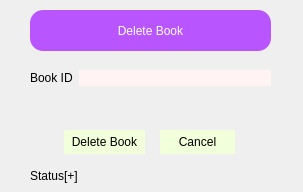
<?xml version="1.0" encoding="UTF-8"?>
<ui version="4.0">
 <class>DeleteBook</class>
 <widget class="QDialog" name="DeleteBook">
  <property name="geometry">
   <rect>
    <x>0</x>
    <y>0</y>
    <width>303</width>
    <height>192</height>
   </rect>
  </property>
  <property name="windowTitle">
   <string>Delete Book</string>
  </property>
  <property name="styleSheet">
   <string notr="true">QPushButton{
background-color: rgb(242, 255, 219);

font: 350 9pt &quot;Segoe UI Variable Text Semiligh&quot;;

border-radius:20%;
border:2px;
font: 12pt &quot;Segoe UI&quot;;
}
QPushButton:hover{
        background-color: rgb(255, 231, 212)
}
</string>
  </property>
  <widget class="QWidget" name="formLayoutWidget">
   <property name="geometry">
    <rect>
     <x>30</x>
     <y>70</y>
     <width>241</width>
     <height>41</height>
    </rect>
   </property>
   <layout class="QFormLayout" name="formLayout">
    <item row="0" column="0">
     <widget class="QLabel" name="BookID">
      <property name="text">
       <string>Book ID</string>
      </property>
     </widget>
    </item>
    <item row="0" column="1">
     <widget class="QLineEdit" name="txtBookID">
      <property name="styleSheet">
       <string notr="true">background-color: rgb(255, 244, 243);
border-radius:18%;
</string>
      </property>
     </widget>
    </item>
   </layout>
  </widget>
  <widget class="QPushButton" name="btnDeleteBook">
   <property name="geometry">
    <rect>
     <x>64</x>
     <y>130</y>
     <width>81</width>
     <height>24</height>
    </rect>
   </property>
   <property name="text">
    <string>Delete Book</string>
   </property>
  </widget>
  <widget class="QPushButton" name="btnCancel">
   <property name="geometry">
    <rect>
     <x>160</x>
     <y>130</y>
     <width>75</width>
     <height>24</height>
    </rect>
   </property>
   <property name="text">
    <string>Cancel</string>
   </property>
  </widget>
  <widget class="QLabel" name="label_6">
   <property name="geometry">
    <rect>
     <x>30</x>
     <y>10</y>
     <width>241</width>
     <height>41</height>
    </rect>
   </property>
   <property name="styleSheet">
    <string notr="true">font: 20pt &quot;Arial&quot;;
color:white;
background-color:rgb(184, 85, 255);
border-radius:13%;</string>
   </property>
   <property name="text">
    <string>Delete Book</string>
   </property>
   <property name="alignment">
    <set>Qt::AlignCenter</set>
   </property>
  </widget>
  <widget class="QLabel" name="status">
   <property name="geometry">
    <rect>
     <x>30</x>
     <y>160</y>
     <width>241</width>
     <height>31</height>
    </rect>
   </property>
   <property name="text">
    <string>Status[+]</string>
   </property>
  </widget>
 </widget>
 <resources/>
 <connections/>
</ui>
